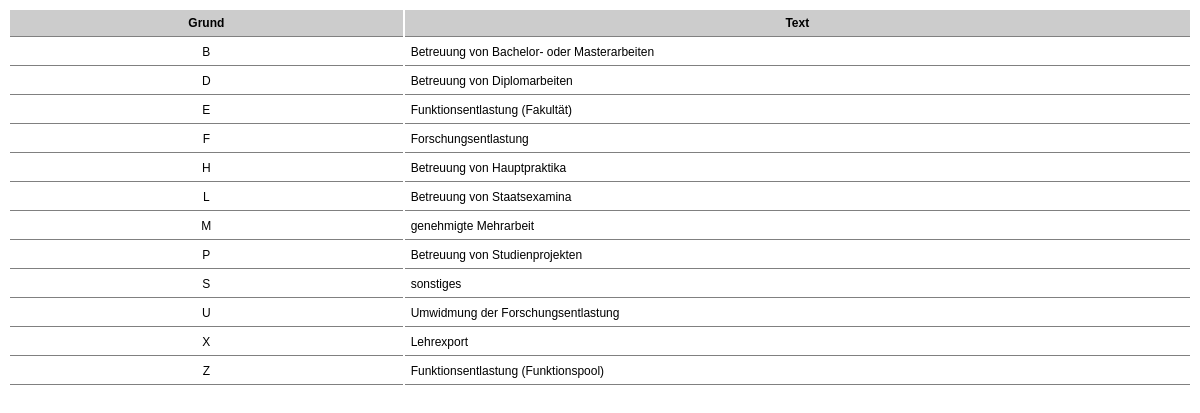
The app's page /index.php?action=eeg with its own data.
### tables this page shows
CREATE TABLE `auslastungsgrund` (
  `Grund` varchar(1) NOT NULL COMMENT 'q',
  `Text` varchar(50) NOT NULL,
  `Kappung` tinyint(4) UNSIGNED NOT NULL DEFAULT 0 COMMENT 'Kappungsgrenze'
);

### lib/db.lib.php (called while the page is built, shortened)
<?php
function getEntlastungsgruendeListeDB($db )
{
    $entlastungsliste = array();
    $sql6 = "SELECT * FROM `auslastungsgrund` ORDER BY Grund  ASC , Grund  ";
    $result = $db -> query($sql6);
    $row = $result -> fetch_all(MYSQLI_ASSOC);
    foreach ($row as $r4)
    {  $entlastungsliste[ $r4[ 'Grund' ] ] = $r4;
    }
    return $entlastungsliste;
}

### lib/render.lib.php (the view, shortened to what this page needs)
<?php
function renderEntlastungsgruendeListe( $db )
{ $entlastungsliste = getEntlastungsgruendeListeDB( $db );
    $r = '<table   style="width: 100%;   position: relative;" >';
    $r .='<tr style="background-color: #cccccc; padding:5px; position: sticky; top: 0;">
          <th  style="width: 25%;" class="taC head" > Grund      </th>
          <th  style="width: 50%;" class="taC head" > Text      </th>
         </tr> ' ;
    foreach ( $entlastungsliste  as $dl )
    { $r .= '<tr>
             <td class="taC"   >' . $dl[ "Grund"      ] . ' </td>
             <td class="taL" onClick = "me( this );" oninput = "setV2DB(  \'auslastungsgrund\'  , \'Text\'  ,  this , \'Grund\'  ,  \''.  $dl[ "Grund"  ]. '\'           );   " >' . $dl[ "Text"  ]    .  '</td>
           </tr>';
    }
    $r .= '</table>';
    return $r;
}

### lib/tools.lib.php (shortened to what this page needs)
<?php
$htmlheader = '<!doctype html>
<html>
<head>
</head>
<body>
';
$htmlfooter = '
</body>
</html>
';
function getRenderAlleEntlastungsgruenden( $db )
{ global $htmlheader, $htmlfooter;
  $html = renderEntlastungsgruendeListe( $db );
  $html = $htmlheader . $html . $htmlfooter;
  echo $html;
}
?>

### index.php (shortened to what this page needs)
<?php
include_once( "lib/tools.lib.php"  );
include_once( "lib/db.lib.php"     );
include_once( "lib/render.lib.php" );
$db   = connectDB();
if ( isset( $_GET[ 'action'      ]  ) )
{
if     ( $_GET[ 'action' ] == 'lad'  )
{ getRenderAlleDozentenSem( $db );
}
else if( $_GET[ 'action' ] == 'sb'   )
{ getStundenbilanz( $db );
}
else if( $_GET[ 'action' ] == 'azkt' )
{ getStandArbeitszeitkonto( $db  );
}
else if( $_GET[ 'action' ] == 'edoz' )
{ getRenderAlleDozenten( $db );
}
else if( $_GET[ 'action' ] == 'ef'   )
{ getRenderAlleFaecher( $db );
}
else if( $_GET[ 'action' ] == 'edep' )
{ getRenderAlleDepartments( $db );
}
else if( $_GET[ 'action' ] == 'esg'  )
{ getRenderAlleStudiengang( $db );
}
else if( $_GET[ 'action' ] == 'eeg'  )
{ getRenderAlleEntlastungsgruenden( $db );
}
}
else
{ init();
}
?>

### lib/tools.lib.php (style rules this page uses)
td, th { color : #000000; padding : 6px; font-family: Arial, sans-serif; font-size : 12px; border-bottom: 1px solid gray; vertical-align: top; }
.taL { text-align: left ; }
.taC { text-align: center; }

### records on screen
auslastungsgrund: Grund "B", Text "Betreuung von Bachelor- oder Masterarbeiten"
auslastungsgrund: Grund "D", Text "Betreuung von Diplomarbeiten"
auslastungsgrund: Grund "E", Text "Funktionsentlastung (Fakultät)"
auslastungsgrund: Grund "F", Text "Forschungsentlastung"
auslastungsgrund: Grund "H", Text "Betreuung von Hauptpraktika"
auslastungsgrund: Grund "L", Text "Betreuung von Staatsexamina"
auslastungsgrund: Grund "M", Text "genehmigte Mehrarbeit"
auslastungsgrund: Grund "P", Text "Betreuung von Studienprojekten"
auslastungsgrund: Grund "S", Text "sonstiges"
auslastungsgrund: Grund "U", Text "Umwidmung der Forschungsentlastung"
auslastungsgrund: Grund "X", Text "Lehrexport"
auslastungsgrund: Grund "Z", Text "Funktionsentlastung (Funktionspool)"
